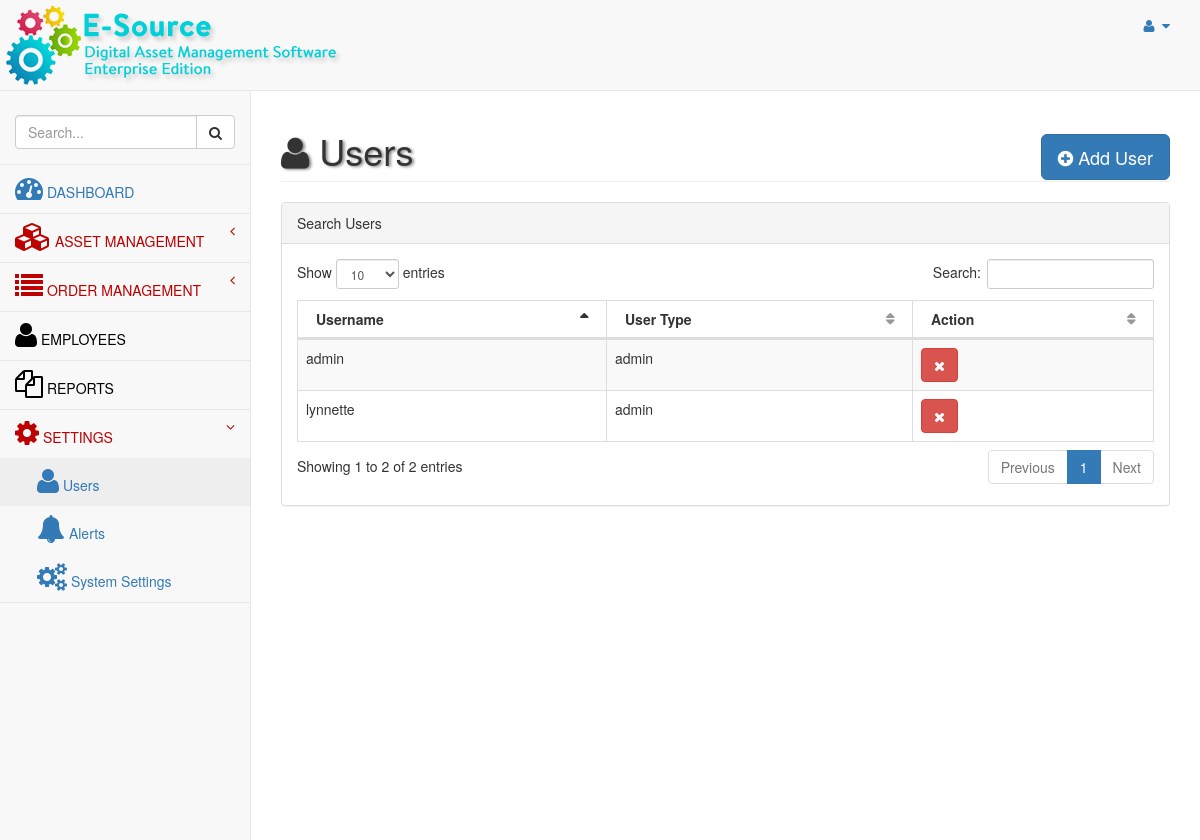
/admin/users.php, run on the app's committed database.
### tables this page shows
CREATE TABLE `users` (
  `userID` int(11) NOT NULL AUTO_INCREMENT,
  `userName` varchar(50) NOT NULL,
  `password` varchar(150) NOT NULL,
  `userType` varchar(10) NOT NULL DEFAULT 'staff',
  `status` varchar(1) NOT NULL,
  PRIMARY KEY (`userID`)
);

### admin/include/functions.php (called while the page is built, shortened)
<?php
function selectListSQL($q){
	$conn = dbConnect();
	$stmt = $conn->prepare($q);
	$stmt->execute();
	$rows = $stmt->fetchAll();
	return $rows;
}
?>

### admin/users.php (the view, shortened to what this page needs)
<?php
include('header.php');
?>
<div id="page-wrapper">
            <div class="row">
                <div class="col-lg-12">
                    <h1 class="page-header"><i class="fa fa-user fa-1x"></i> Users
						<div class="pull-right">
								<button id="adduserbutton" class="btn btn-primary btn-lg" data-toggle="modal" data-target="#addUser">
									<i class="fa fa-plus-circle"></i> Add User
								</button>
                            </div></h1>
                </div>
            </div>
            <div class="row">
								<div class="col-lg-12">
								<div class="panel panel-default">
											<div class="panel-heading">
											   Search Users
											</div>
								<div class="panel-body">
												<div class="dataTable_wrapper">
													<table class="table table-striped table-bordered table-hover" id="dataTables-example">
														<thead>
															<tr>
																<th>Username</th>
																<th>User Type</th>
																<th>Action</th>
															</tr>
														</thead>
					<?php
						include_once("include/functions.php");
						$userlist = selectListSQL("SELECT * FROM users ORDER BY userid DESC");
						foreach ($userlist as $rows => $link) {
							$uid = $link['userID'];
							$username = $link['userName'];
							$usertype = $link['userType'];
							echo "<tr class='odd gradeX'>";
							echo "<td>$username</td>";
							echo "<td>$usertype</td>";
							echo "<td class='center'>
								<button class='btn btn-primary hidden' onClick='editemployee($uid)'  data-toggle='modal' data-target='#editUser'><i class='fa fa-edit'></i></button>
								<button class='btn btn-danger notification' id='notification' onClick='deleteuser($uid)'><i class='fa fa-times'></i></button>
							</td>";
							echo "</tr>";
						}
						?>
													</table>
												</div>
											</div>
											</div>
											</div>
											</div>
        </div>
    </div>
<?php
include('footer.php');
?>

### data on the page
users: userName "lynnette", userType "admin"
users: userName "admin", userType "admin"
